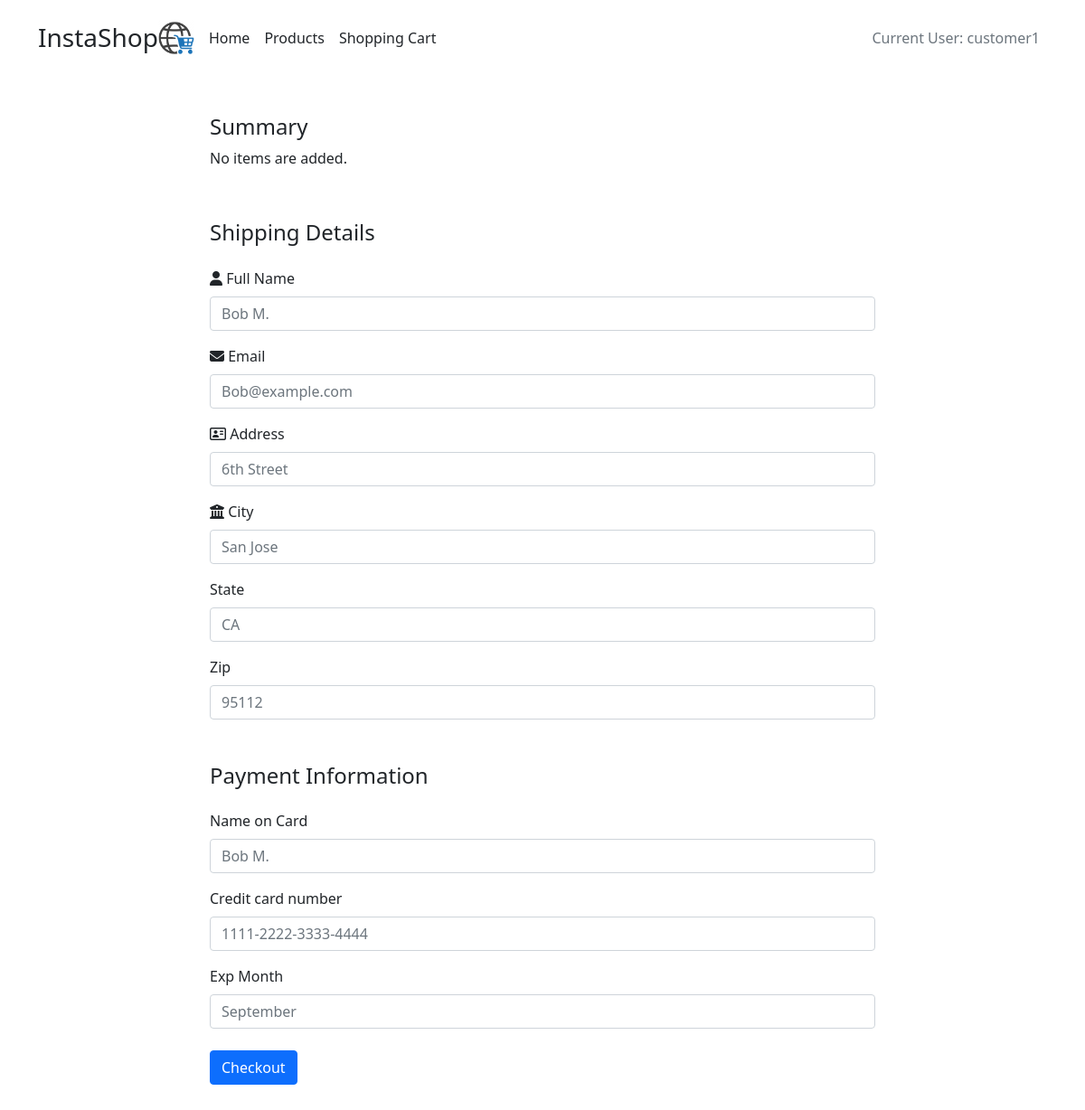
/ecommerce/checkout/1, run on an earlier commit of the app's database.
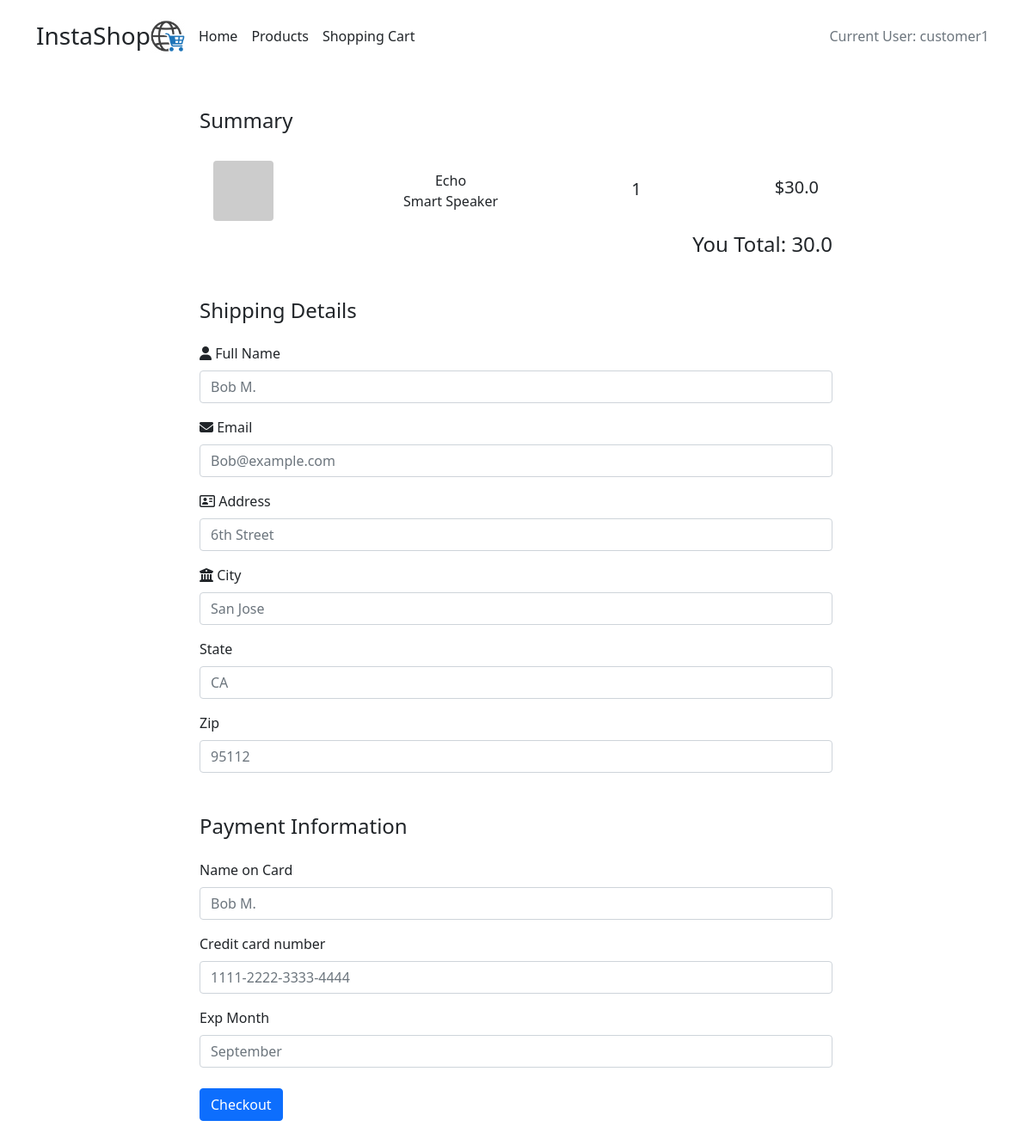
And on a later commit of the database.
### ecommerce/models.py (models this page shows, shortened)
class CartItem(models.Model):
    user = models.ForeignKey(User, on_delete=models.CASCADE)
    product = models.ForeignKey(Product, on_delete=models.CASCADE, null=True)
    count = models.IntegerField()
    total = models.FloatField(null=True)

class Product(models.Model):
    name = models.CharField(max_length=50)
    description = models.CharField(max_length=500)
    price = models.FloatField(null=True)
    stock = models.IntegerField(null=True)

### ecommerce/views.py (the view, shortened to what this page needs)
# urls.py: path('checkout/<int:user_id>', views.checkout, name='checkout'),
def checkout(request, user_id):
    user = User.objects.get(pk=user_id)
    item_list = CartItem.objects.filter(user=user_id)
    item_sum = item_list.aggregate(Sum('total'))['total__sum']
    context = {
        'item_list': item_list,
        'item_sum': item_sum,
        'product': product,
        'user': user
    }
    return render(request, 'ecommerce/checkout.html', context)

### ecommerce/templates/ecommerce/checkout.html
<!DOCTYPE html>
<html lang="en">
{% include "ecommerce/header.html" %}
<body>
<div class="container mt-5 mb-5">
    <div class="d-flex justify-content-center row">
        <div class="col-md-8">
            <h4>Summary</h4>
            {% if item_list %}
                {% for item in item_list %}
                    <div class="d-flex flex-row justify-content-between align-items-center p-2 bg-white mt-4 px-3 rounded">
                        <div class="mr-1"><img class="rounded" src="https://picsum.photos/seed/picsum/300/300"
                                               width="70"></div>
                        <div class="d-flex flex-column align-items-center product-details"><span
                                class="font-weight-bold">{{ item.product.name }}</span>
                            <div class="d-flex flex-row product-desc">
                                <div class="color"><span
                                        class="font-weight-bold">{{ item.product.description }}</span>
                                </div>
                            </div>
                        </div>
                        <div class="d-flex flex-row align-items-center qty">
                            &nbsp;<h5 class=" text-grey mt-1 mr-1 ml-1">{{ item.count }}</h5>&nbsp;
                        </div>
                        <div>
                            <h5 class=" text-grey">${{ item.total }}</h5>
                        </div>
                    </div>
                {% endfor %}
                <h4 style="float: right; margin-top:5px">You Total: {{ item_sum }}</h4>
            {% else %}
                <p>No items are added.</p>
            {% endif %}
        </div>
        <form class="col-md-8" method="post">
            <h4 style="margin-top:40px">Shipping Details</h4>
            <label class="form-label mt-3" for="fname"><i class="fa fa-user"></i> Full Name</label>
            <input class="form-control" type="text" id="fname" name="firstname" placeholder="Bob M." required>
            <label class="form-label mt-3" for="email"><i class="fa fa-envelope"></i> Email</label>
            <input class="form-control" type="text" id="email" name="email" placeholder="Bob@example.com" required>
            <label class="form-label mt-3" for="adr"><i class="fa fa-address-card-o"></i> Address</label>
            <input class="form-control" type="text" id="adr" name="address" placeholder="6th Street" required>
            <label class="form-label mt-3" for="city"><i class="fa fa-institution"></i> City</label>
            <input class="form-control" type="text" id="city" name="city" placeholder="San Jose" required>
            <label class="form-label mt-3" for="state">State</label>
            <input class="form-control" type="text" id="state" name="state" placeholder="CA" required>
            <label class="form-label mt-3" for="zip">Zip</label>
            <input class="form-control" type="text" id="zip" name="zip" placeholder="95112" required>
            <h4 class="mt-5">Payment Information</h4>
            <label class="form-label mt-3" for="cname">Name on Card</label>
            <input class="form-control" type="text" id="cname" name="cardname" placeholder="Bob M." required>
            <label class="form-label mt-3" for="ccnum">Credit card number</label>
            <input class="form-control" type="text" id="ccnum" name="cardnumber" placeholder="1111-2222-3333-4444" required>
            <label class="form-label mt-3" for="expmonth">Exp Month</label>
            <input class="form-control" type="text" id="expmonth" name="expmonth" placeholder="September" required>
            <button class="btn btn-primary mt-4" type="submit">Checkout</button>
        </form>
    </div>
</div>
</body>
</html>

What changed in the data, as far as the page shows it:
added CartItem: product.name "Echo", product.description "Smart Speaker", count "1", total "30.0"
Also different on the page:
{{ item_sum }}: (not shown) → "30.0"
text no longer shown: "No items are added."
text now shown: "You Total:"
